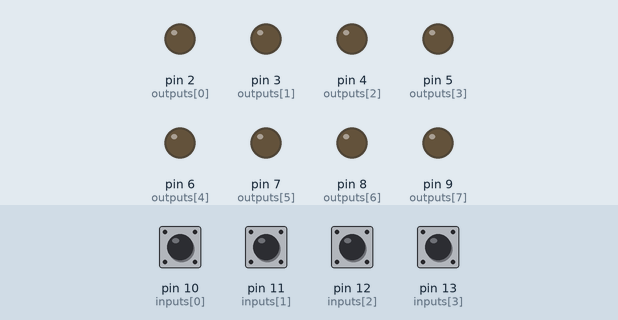
Simulated run of this sketch. Board: Arduino Uno, built with avr-gcc and run on an emulated ATmega328P. On the bench: output pins drawn as LEDs (lit = HIGH). Dashed ring = blinking. The inputs (shaded band) are chosen by the test bench; at power-on: pin 10 (inputs[0]), pin 11 (inputs[1]), pin 12 (inputs[2]), pin 13 (inputs[3]) HIGH. What the sketch prints to the serial monitor is not drawn.

Above: at 1.2 s.
1.3 s: pin 10 (inputs[0]) pulled LOW for 0.15 s
At 1.53 s:
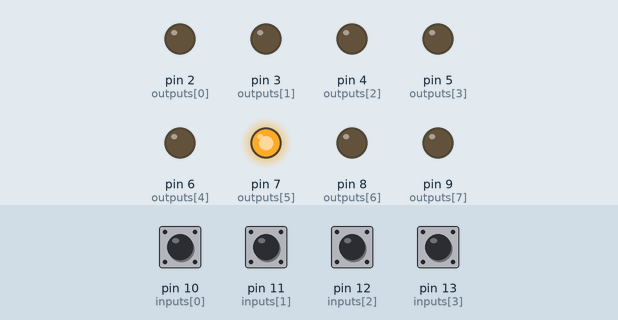
3.0 s: pin 11 (inputs[1]) pulled LOW for 1 s
At 4.8 s:
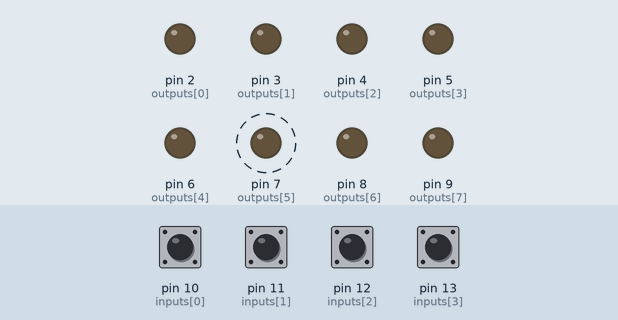
6.0 s: pin 12 (inputs[2]) pulled LOW for 1 s
At 7.08 s:
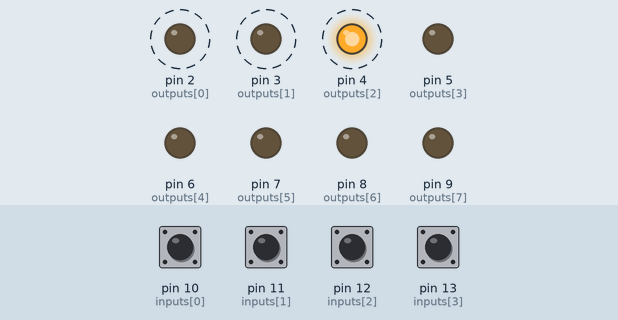
9.0 s: pin 13 (inputs[3]) pulled LOW for 0.15 s
At 9.23 s:
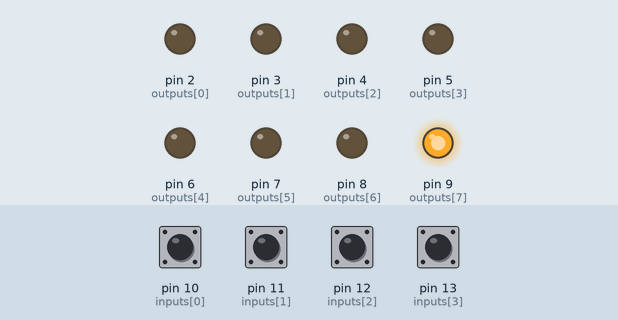
Timing chart, 0 to 11.7 s (numbered marks = the images above; inputs shaded):
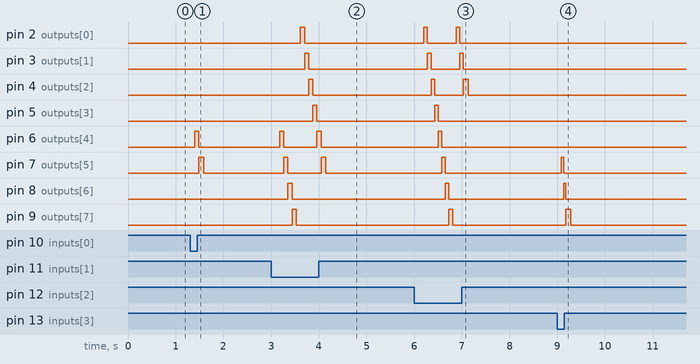

Measured:
- after the input at 1.3 s, pin 6 (outputs[4]): LOW → HIGH after 0.10 s, → LOW 0.09 s later; pin 7 (outputs[5]): LOW → HIGH after 0.19 s, → LOW 0.10 s later
- after the input at 3.0 s, pin 2 (outputs[0]): LOW → HIGH after 0.61 s, → LOW 0.09 s later; pin 3 (outputs[1]): LOW → HIGH after 0.70 s, → LOW 0.09 s later
- after the input at 6.0 s, pin 2 (outputs[0]): alternates HIGH for 0.08 s and LOW for 0.60 s, 4 changes in all, then stays LOW, starting after 0.20 s; pin 3 (outputs[1]): alternates HIGH for 0.08 s and LOW for 0.60 s, 4 changes in all, then stays LOW, starting after 0.28 s
- after the input at 9.0 s, pin 7 (outputs[5]): LOW → HIGH after 0.08 s, → LOW 0.05 s later; pin 8 (outputs[6]): LOW → HIGH after 0.13 s, → LOW 0.05 s later; pin 9 (outputs[7]): LOW → HIGH after 0.18 s, → LOW 0.10 s later

The sketch:

12_corrimiento_variable.ino
```cpp
unsigned char outputs[] = {2, 3, 4, 5, 6, 7, 8, 9};
unsigned char inputs[] = {10, 11, 12, 13};
unsigned int number = 0;
unsigned int count = 0;


void setup() {
  // put your setup code here, to run once:
  for (unsigned int i = 0; i < sizeof(outputs); i++) {
    pinMode(outputs[i], OUTPUT);
  }

  for (unsigned int i = 0; i < sizeof(inputs); i++) {
    pinMode(inputs[i], INPUT_PULLUP);
  }

  Serial.begin(9600); // open the serial port at 9600 bps:
}

void convertBinToDec() {
  int ReturnInt = 0;

  for (int i = 0; i < sizeof(inputs); i++) {
    if(digitalRead(inputs[i]) == LOW) {
      if (inputs[sizeof(inputs) - i]) {
        ReturnInt += 1<<i;
      }
    }
  }
  Serial.print(ReturnInt);
  number = ReturnInt;
}

void loop() {
  // put your main code here, to run repeatedly:
  convertBinToDec();

  delay(100 - number * 6.25);

  for(char i = 0; i < sizeof(outputs); i++ ) {
    if (number == 0) {
      digitalWrite(outputs[i], LOW);
    } else {
      if (count == i) {
        digitalWrite(outputs[i], HIGH);
      } else {
        digitalWrite(outputs[i], LOW);
      }
    }
  }

  if (count == sizeof(outputs)) {
    count = 0;
  } else {
    count++;
  }
}
```
